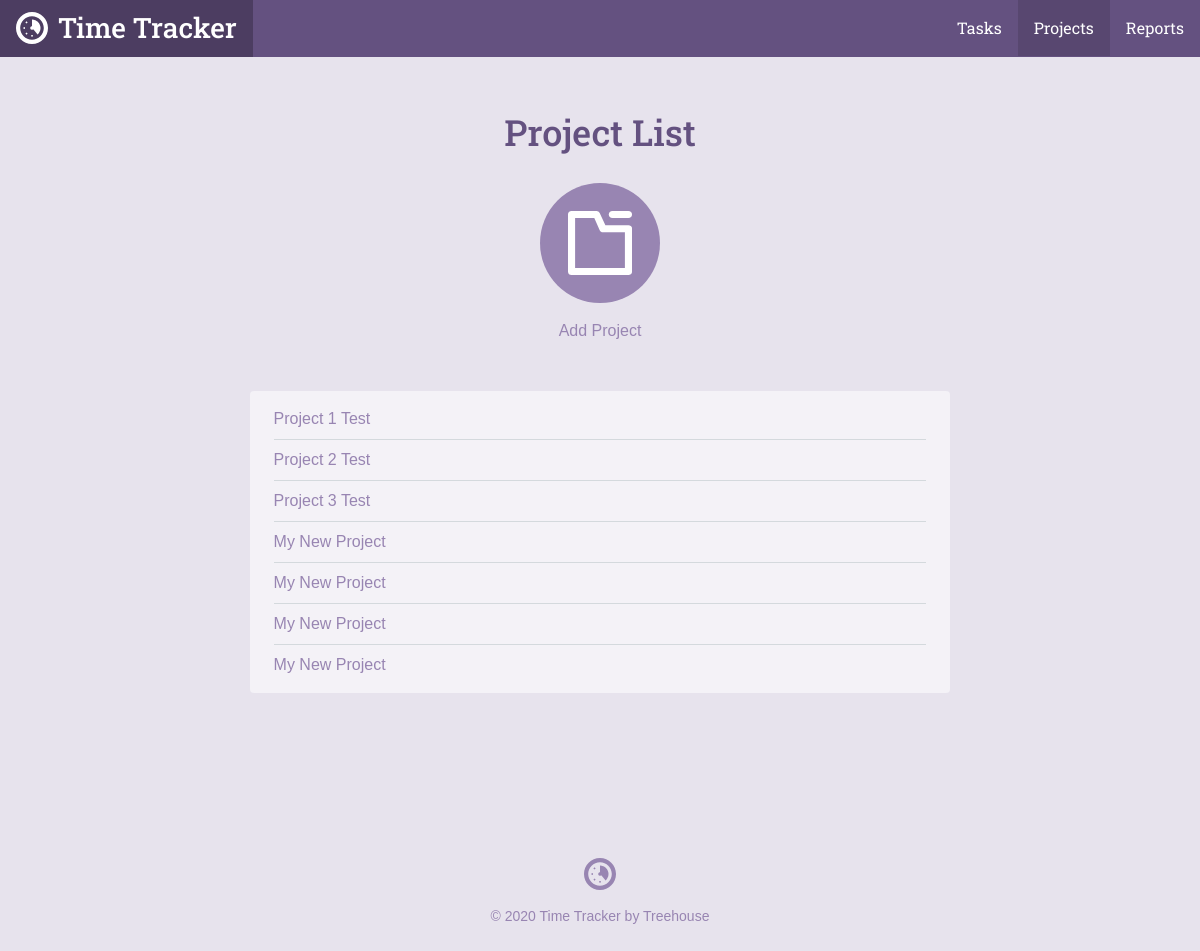
Page /project_list.php on the earlier database version.
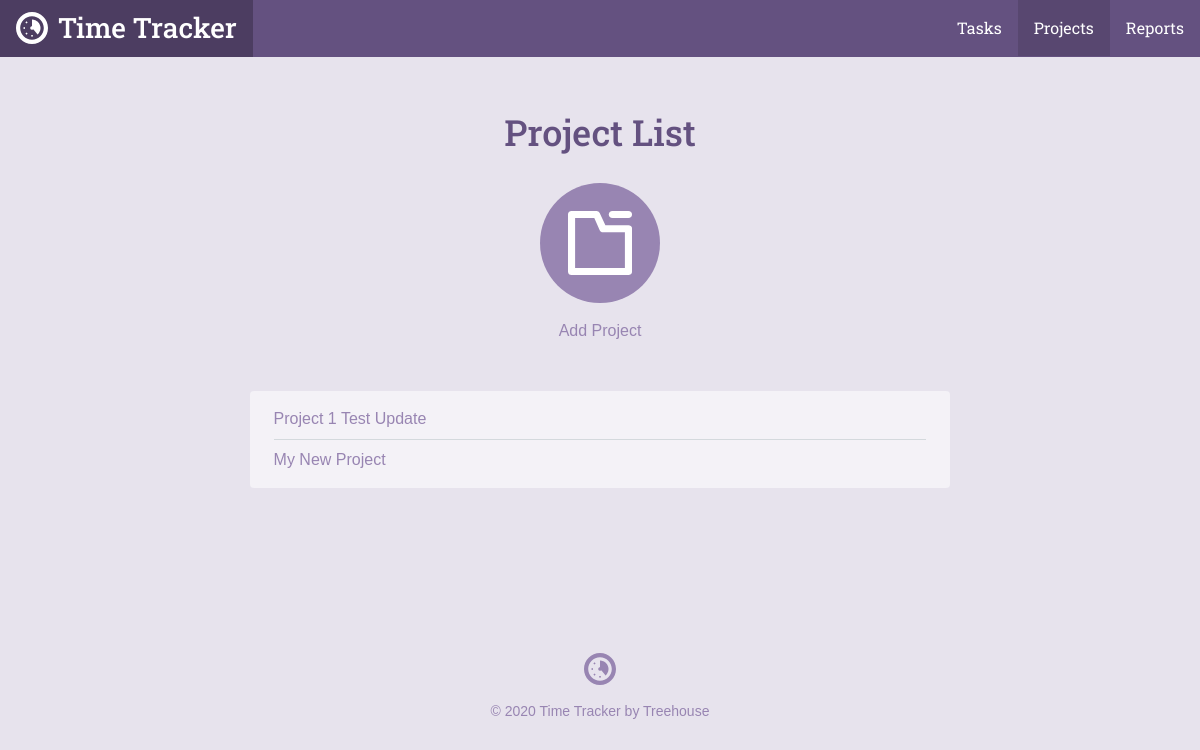
Same page on the later database version.
### tables this page shows
CREATE TABLE `projects` (
	`project_id`	INTEGER PRIMARY KEY AUTOINCREMENT,
	`title`	TEXT NOT NULL,
	`category`	TEXT NOT NULL
);

### inc/functions.php (called while the page is built, shortened)
<?php
function get_project_list(){
    include 'connection.php';
    try {
    return $db->query('SELECT project_id, title, category FROM projects ');
    } catch (Exception $e){
        echo "Error!: " . $e->getMessage() . "</br>";
        return array();
    }
}

### project_list.php (the view, shortened to what this page needs)
<?php
require 'inc/functions.php';
$page = "projects";
include 'inc/header.php';
?>
<div class="section catalog random">
    <div class="col-container page-container">
        <div class="col col-70-md col-60-lg col-center">
            <h1 class="actions-header">Project List</h1>
            <div class="actions-item">
                <a class="actions-link" href="project.php">
                <span class="actions-icon">
                  <svg viewbox="0 0 64 64"><use xlink:href="#project_icon"></use></svg>
                </span>
                Add Project
                </a>
            </div>
            <div class="form-container">
                <ul class="items">
                        <?php
                        foreach(get_project_list() as $item){
                                echo "<li><a href='project.php?id="
                                . $item['project_id'] . "'>"
                                . $item['title']
                                . "</a></li>";
                        }
                        ?>
                </ul>
            </div>
        </div>
    </div>
</div>
<?php include("inc/footer.php"); ?>

### inc/header.php (shortened to what this page needs)
<html>
<head>
	<link rel="stylesheet" href="css/style.css" type="text/css">
</head>
<body>
	<header class="header">
    <div class="col-container">
  		<h1>
        <a class="logo" href="./">
          <svg viewbox="0 0 64 64" class="logo-icon"><use xlink:href="#logo_icon"></use></svg>
          <span class="logo-name">Time Tracker</span>
        </a>
      </h1>
  		<ul class="nav">
        <li class="nav-item tasks<?php if ($page == "tasks") { echo " on"; } ?>"><a class="nav-link" href="task_list.php">Tasks</a></li>
        <li class="nav-item projects<?php if ($page == "projects") { echo " on"; } ?>"><a class="nav-link" href="project_list.php">Projects</a></li>
        <li class="nav-item reports<?php if ($page == "reports") { echo " on"; } ?>"><a class="nav-link" href="reports.php">Reports</a></li>
      </ul>
    </div>
  </header>
	<div id="content">

### inc/footer.php
</div>
	<footer class="footer">
    <div class="col-container">
      <svg viewbox="0 0 64 64" class="logo-icon"><use xlink:href="#logo_icon"></use></svg>
  		<p class="footer-copy">&copy; <?php echo date("Y"); ?> Time Tracker by Treehouse</p>
    </div>
	</footer>
</body>
</html>

Differences in the rows shown:
removed projects: title "Project 2 Test"
removed projects: title "Project 3 Test"
removed projects: title "My New Project"
removed projects: title "My New Project"
removed projects: title "My New Project"
changed projects: title "Project 1 Test" → "Project 1 Test Update"
